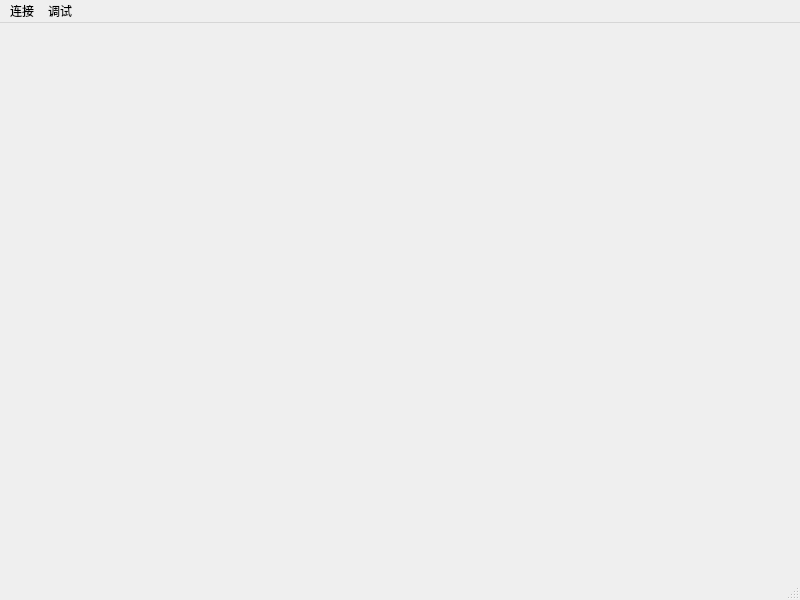
<?xml version="1.0" encoding="UTF-8"?>
<ui version="4.0">
 <class>MainWindow</class>
 <widget class="QMainWindow" name="MainWindow">
  <property name="geometry">
   <rect>
    <x>0</x>
    <y>0</y>
    <width>800</width>
    <height>600</height>
   </rect>
  </property>
  <property name="windowTitle">
   <string>MainWindow</string>
  </property>
  <widget class="QWidget" name="centralwidget">
   <layout class="QHBoxLayout" name="horizontalLayout_2">
    <item>
     <layout class="QHBoxLayout" name="hlayout">
      <item>
       <layout class="QVBoxLayout" name="vlayout"/>
      </item>
     </layout>
    </item>
   </layout>
  </widget>
  <widget class="QStatusBar" name="statusbar"/>
  <widget class="QMenuBar" name="menuBar">
   <property name="geometry">
    <rect>
     <x>0</x>
     <y>0</y>
     <width>800</width>
     <height>23</height>
    </rect>
   </property>
   <widget class="QMenu" name="menu">
    <property name="title">
     <string>连接</string>
    </property>
    <addaction name="NewConnectionAction"/>
    <addaction name="ShutConnectionAction"/>
   </widget>
   <widget class="QMenu" name="menu_2">
    <property name="title">
     <string>调试</string>
    </property>
    <addaction name="OpenLogWindow"/>
   </widget>
   <addaction name="menu"/>
   <addaction name="menu_2"/>
  </widget>
  <action name="NewConnectionAction">
   <property name="text">
    <string>新的连接</string>
   </property>
   <property name="toolTip">
    <string>建立新的连接到目标主机</string>
   </property>
  </action>
  <action name="ShutConnectionAction">
   <property name="text">
    <string>断开连接</string>
   </property>
   <property name="toolTip">
    <string>断开与目标主机的连接</string>
   </property>
  </action>
  <action name="OpenLogWindow">
   <property name="text">
    <string>打开日志窗口</string>
   </property>
  </action>
 </widget>
 <resources/>
 <connections/>
</ui>
